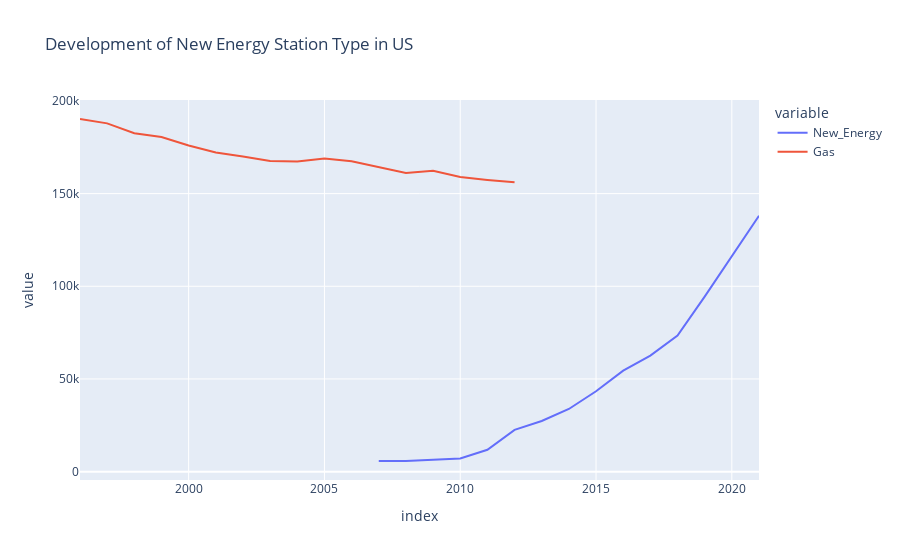

Notebook source saved alongside this figure:
### Code cell
fig = px.line(station_all, x=station_all.index, y=['New_Energy','Gas'],
             title="Development of New Energy Station Type in US",
             height=300)
fig.show()

### Figure 1 — Plotly figure (JSON) as saved in the notebook; plotly's stock layout.template omitted (floating-point values rounded to 4 significant figures)
{"data": [{"hovertemplate": "variable=New_Energy<br>index=%{x}<br>value=%{y}<extra></extra>", "legendgroup": "New_Energy", "line": {"color": "#636efa", "dash": "solid"}, "marker": {"symbol": "circle"}, "mode": "lines", "name": "New_Energy", "orientation": "v", "showlegend": true, "type": "scatter", "x": [1996, 1997, 1998, 1999, 2000, 2001, 2002, 2003, 2004, 2005, 2006, 2007, 2008, 2009, 2010, 2011, 2012, 2013, 2014, 2015, 2016, 2017, 2018, 2019, 2020, 2021], "xaxis": "x", "y": [null, null, null, null, null, null, null, null, null, null, null, 5742, 5742, 6449, 7111, 11788, 22561, 27314, 33805, 43384, 54517, 62592, 73475, 94410, 116146, 138020], "yaxis": "y"}, {"hovertemplate": "variable=Gas<br>index=%{x}<br>value=%{y}<extra></extra>", "legendgroup": "Gas", "line": {"color": "#EF553B", "dash": "solid"}, "marker": {"symbol": "circle"}, "mode": "lines", "name": "Gas", "orientation": "v", "showlegend": true, "type": "scatter", "x": [1996, 1997, 1998, 1999, 2000, 2001, 2002, 2003, 2004, 2005, 2006, 2007, 2008, 2009, 2010, 2011, 2012, 2013, 2014, 2015, 2016, 2017, 2018, 2019, 2020, 2021], "xaxis": "x", "y": [190246, 187892, 182596, 180567, 175941, 172169, 170018, 167571, 167346, 168987, 167476, 164292, 161068, 162350, 159006, 157393, 156065, null, null, null, null, null, null, null, null, null], "yaxis": "y"}], "layout": {"autosize": true, "legend": {"title": {"text": "variable"}, "tracegroupgap": 0}, "title": {"text": "Development of New Energy Station Type in US"}, "xaxis": {"anchor": "y", "autorange": true, "domain": [0, 1], "range": [1996, 2021], "title": {"text": "index"}, "type": "linear"}, "yaxis": {"anchor": "x", "autorange": true, "domain": [0, 1], "range": [-4508.0, 200500.0], "title": {"text": "value"}, "type": "linear"}}}
